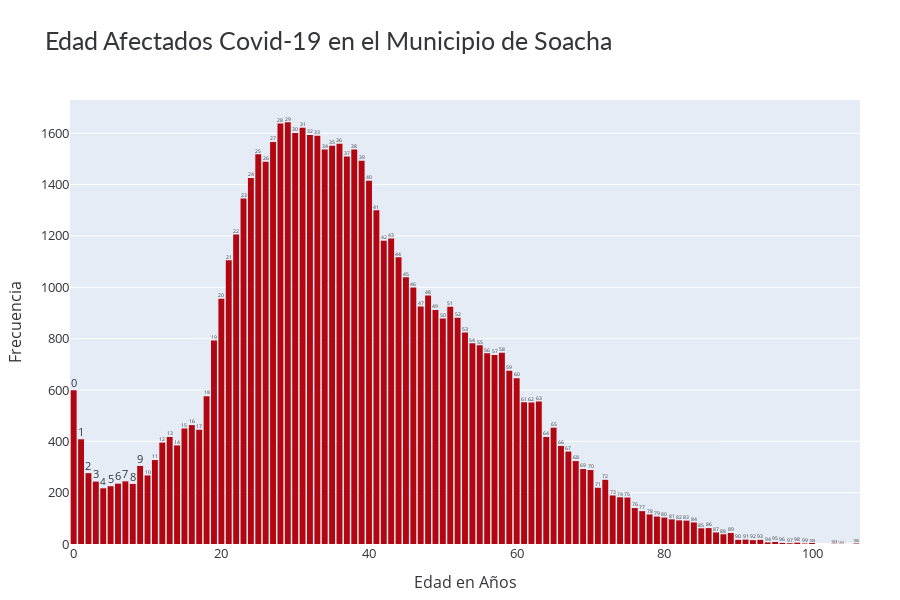

Write notebook code for a chart like this one.
### Code cell
# Grafica de barras para la variable Edad, pero filtrada por años.
fig_bars = px.bar(edadSoacha, x='EdadAgnos', y='Frecuencia', text='EdadAgnos',
                    title='Edad Afectados Covid-19 en el Municipio de Soacha',
                    color_discrete_sequence=['#b20710'])
fig_bars.update_traces(hovertemplate=None, marker=dict(line=dict(width=0)))
fig_bars.update_xaxes(visible=True)
fig_bars.update_yaxes(visible=True)
fig_bars.update_layout(height=600,
                            margin=dict(t=100, b=20, l=70, r=40),
                            hovermode='y unified',
                            title_font=dict(size=25, color='#35363a', family='Lato, sans-serif'),
                            font=dict(color='#35363a', size=13),
                            xaxis_title='Edad en Años')

### Figure 1 — Plotly figure (JSON) as saved in the notebook; plotly's stock layout.template omitted (floating-point values rounded to 4 significant figures)
{"data": [{"alignmentgroup": "True", "legendgroup": "", "marker": {"color": "#b20710", "line": {"width": 0}, "pattern": {"shape": ""}}, "name": "", "offsetgroup": "", "orientation": "v", "showlegend": false, "text": [29, 28, 31, 30, 32, 33, 27, 36, 35, 34, 38, 25, 37, 39, 26, 24, 40, 23, 41, 22, 43, 42, 44, 21, 45, 46, 48, 20, 47, 51, 49, 52, 50, 53, 19, 54, 55, 58, 56, 57, 59, 60, 0, 18, 63, 61, 62, 16, 65, 15, 17, 64, 13, 1, 12, 14, 66, 67, 11, 68, 9, 69, 70, 2, 10, 72, 7, 3, 6, 8, 5, 71, 4, 73, 74, 75, 76, 77, 78, 79, 80, 81, 82, 83, 84, 86, 85, 87, 89, 88, 91, 90, 93, 92, 95, 94, 98, 96, 100, 97, 99, 106, 103, 104], "textposition": "auto", "type": "bar", "x": [29, 28, 31, 30, 32, 33, 27, 36, 35, 34, 38, 25, 37, 39, 26, 24, 40, 23, 41, 22, 43, 42, 44, 21, 45, 46, 48, 20, 47, 51, 49, 52, 50, 53, 19, 54, 55, 58, 56, 57, 59, 60, 0, 18, 63, 61, 62, 16, 65, 15, 17, 64, 13, 1, 12, 14, 66, 67, 11, 68, 9, 69, 70, 2, 10, 72, 7, 3, 6, 8, 5, 71, 4, 73, 74, 75, 76, 77, 78, 79, 80, 81, 82, 83, 84, 86, 85, 87, 89, 88, 91, 90, 93, 92, 95, 94, 98, 96, 100, 97, 99, 106, 103, 104], "xaxis": "x", "y": [1643, 1638, 1621, 1601, 1593, 1590, 1566, 1559, 1551, 1537, 1537, 1518, 1509, 1493, 1489, 1426, 1415, 1346, 1300, 1206, 1190, 1181, 1117, 1105, 1039, 999, 968, 955, 925, 924, 911, 881, 878, 824, 793, 782, 774, 745, 743, 736, 675, 646, 599, 576, 555, 552, 551, 463, 453, 450, 445, 417, 417, 408, 395, 384, 382, 360, 327, 323, 304, 292, 288, 276, 267, 250, 244, 243, 235, 234, 225, 219, 217, 189, 182, 181, 140, 128, 115, 107, 103, 96, 92, 91, 84, 62, 61, 45, 43, 38, 17, 16, 16, 15, 8, 6, 5, 4, 4, 3, 2, 2, 1, 1], "yaxis": "y"}], "layout": {"barmode": "relative", "font": {"color": "#35363a", "size": 13}, "height": 600, "hovermode": "y unified", "legend": {"tracegroupgap": 0}, "margin": {"b": 20, "l": 70, "r": 40, "t": 100}, "title": {"font": {"color": "#35363a", "family": "Lato, sans-serif", "size": 25}, "text": "Edad Afectados Covid-19 en el Municipio de Soacha"}, "xaxis": {"anchor": "y", "domain": [0, 1], "title": {"text": "Edad en Años"}, "visible": true}, "yaxis": {"anchor": "x", "domain": [0, 1], "title": {"text": "Frecuencia"}, "visible": true}}}
